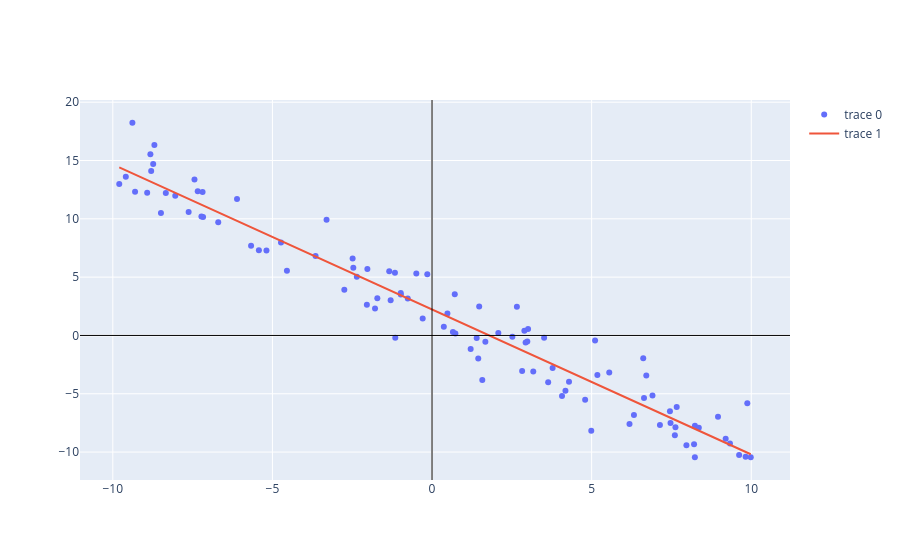

Notebook cell for this chart:
### Code cell
fig.add_trace(go.Scatter(x=X_pred, y=y_pred, mode='lines'))
fig.show()
